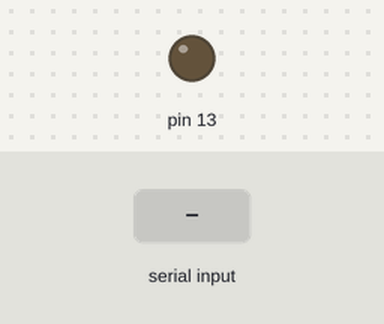
Recording of a sketch running on a simulated Arduino Uno, built with avr-gcc and run on an emulated ATmega328P. Parts: output pins drawn as LEDs (lit = HIGH). Inputs (shaded band) come from the test bench. What the sketch prints to the serial monitor is not drawn.

Above: at 1.2 s.
1.3 s: "iniciar\n" received over Serial
At 2.2 s:
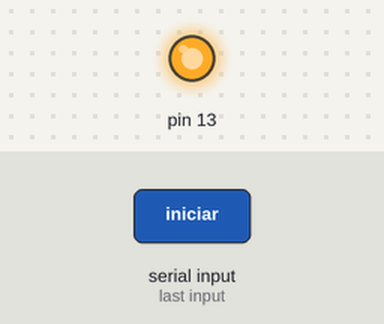
2.8 s: "parar\n" received over Serial
At 3.3 s:
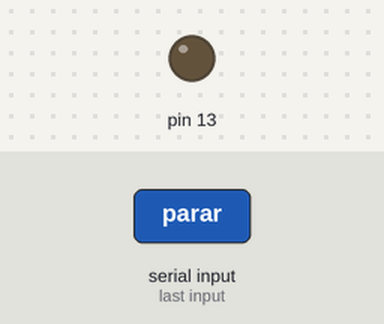
Timing chart, 0 to 5.8 s (numbered marks = the images above; inputs shaded):
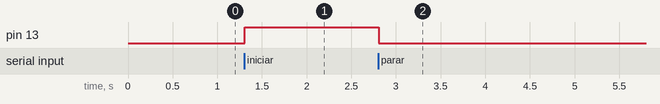

Measured:
- after the input at 1.3 s, pin 13: LOW → HIGH at once
- after the input at 2.8 s, pin 13: HIGH → LOW at once

The sketch:

comserial.ino
```cpp
//Inicializar a serial
void setup() {
  //Inicaliza a porta serial
  Serial.begin(9600);
  //Define o tipo do pino
  //Pino de saída digital
  pinMode(13,OUTPUT);
}

void loop() {
  //Se a serial estiver disponível
  if(Serial.available() > 0)
  {
    //Ler um caracter da serial
    String dado = Serial.readStringUntil('\n');
    //Se for igual a "iniciar", LED em nível alto
    if(dado == "iniciar")
    {
      digitalWrite(13,HIGH);
      Serial.write(10);
    }
    //Se for igual a "parar", LED em nível baixo
    else if(dado == "parar")
    {
      digitalWrite(13,LOW);
      Serial.write(20);
    }
  }
}
```
